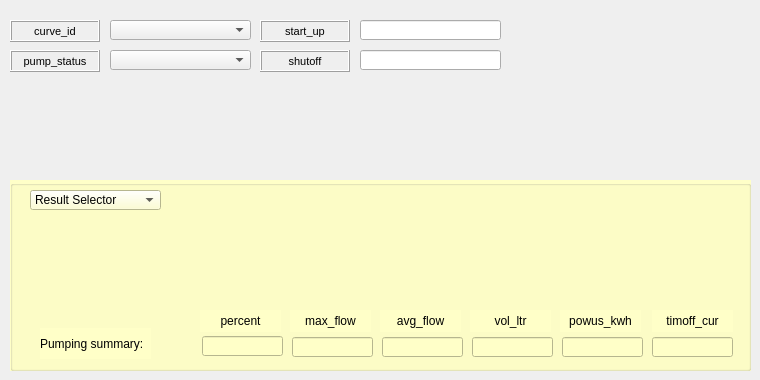
     <widget class="QWidget" name="tab_19">
      <attribute name="title">
       <string>Pump</string>
      </attribute>
      <widget class="QGroupBox" name="groupBox_16">
       <property name="geometry">
        <rect>
         <x>10</x>
         <y>180</y>
         <width>741</width>
         <height>191</height>
        </rect>
       </property>
       <property name="autoFillBackground">
        <bool>false</bool>
       </property>
       <property name="styleSheet">
        <string notr="true">background-color: rgb(255, 255, 200);</string>
       </property>
       <property name="title">
        <string/>
       </property>
       <widget class="QComboBox" name="comboBox_68">
        <property name="geometry">
         <rect>
          <x>20</x>
          <y>10</y>
          <width>131</width>
          <height>20</height>
         </rect>
        </property>
        <item>
         <property name="text">
          <string>Result Selector</string>
         </property>
        </item>
       </widget>
       <widget class="QLabel" name="label_powus_kwh">
        <property name="geometry">
         <rect>
          <x>550</x>
          <y>130</y>
          <width>81</width>
          <height>22</height>
         </rect>
        </property>
        <property name="font">
         <font>
          <pointsize>9</pointsize>
         </font>
        </property>
        <property name="frameShape">
         <enum>QFrame::NoFrame</enum>
        </property>
        <property name="frameShadow">
         <enum>QFrame::Plain</enum>
        </property>
        <property name="text">
         <string>powus_kwh</string>
        </property>
        <property name="textFormat">
         <enum>Qt::AutoText</enum>
        </property>
        <property name="scaledContents">
         <bool>false</bool>
        </property>
        <property name="alignment">
         <set>Qt::AlignCenter</set>
        </property>
        <property name="margin">
         <number>3</number>
        </property>
       </widget>
       <widget class="QLabel" name="label_vol_ltr">
        <property name="geometry">
         <rect>
          <x>460</x>
          <y>130</y>
          <width>81</width>
          <height>22</height>
         </rect>
        </property>
        <property name="font">
         <font>
          <pointsize>9</pointsize>
         </font>
        </property>
        <property name="frameShape">
         <enum>QFrame::NoFrame</enum>
        </property>
        <property name="frameShadow">
         <enum>QFrame::Plain</enum>
        </property>
        <property name="text">
         <string>vol_ltr</string>
        </property>
        <property name="textFormat">
         <enum>Qt::AutoText</enum>
        </property>
        <property name="scaledContents">
         <bool>false</bool>
        </property>
        <property name="alignment">
         <set>Qt::AlignCenter</set>
        </property>
        <property name="margin">
         <number>3</number>
        </property>
       </widget>
       <widget class="QLineEdit" name="lineEdit_263">
        <property name="geometry">
         <rect>
          <x>552</x>
          <y>157</y>
          <width>81</width>
          <height>20</height>
         </rect>
        </property>
        <property name="text">
         <string/>
        </property>
       </widget>
       <widget class="QLineEdit" name="lineEdit_276">
        <property name="geometry">
         <rect>
          <x>372</x>
          <y>157</y>
          <width>81</width>
          <height>20</height>
         </rect>
        </property>
        <property name="text">
         <string/>
        </property>
       </widget>
       <widget class="QLineEdit" name="lineEdit_277">
        <property name="geometry">
         <rect>
          <x>462</x>
          <y>157</y>
          <width>81</width>
          <height>20</height>
         </rect>
        </property>
        <property name="text">
         <string/>
        </property>
       </widget>
       <widget class="QLineEdit" name="lineEdit_278">
        <property name="geometry">
         <rect>
          <x>642</x>
          <y>157</y>
          <width>81</width>
          <height>20</height>
         </rect>
        </property>
        <property name="text">
         <string/>
        </property>
       </widget>
       <widget class="QLabel" name="label_max_flow_2">
        <property name="geometry">
         <rect>
          <x>280</x>
          <y>130</y>
          <width>81</width>
          <height>22</height>
         </rect>
        </property>
        <property name="font">
         <font>
          <pointsize>9</pointsize>
         </font>
        </property>
        <property name="frameShape">
         <enum>QFrame::NoFrame</enum>
        </property>
        <property name="frameShadow">
         <enum>QFrame::Plain</enum>
        </property>
        <property name="text">
         <string>max_flow</string>
        </property>
        <property name="textFormat">
         <enum>Qt::AutoText</enum>
        </property>
        <property name="scaledContents">
         <bool>false</bool>
        </property>
        <property name="alignment">
         <set>Qt::AlignCenter</set>
        </property>
        <property name="margin">
         <number>3</number>
        </property>
       </widget>
       <widget class="QLabel" name="label_pumping_summary">
        <property name="geometry">
         <rect>
          <x>30</x>
          <y>148</y>
          <width>111</width>
          <height>31</height>
         </rect>
        </property>
        <property name="font">
         <font>
          <pointsize>9</pointsize>
         </font>
        </property>
        <property name="frameShape">
         <enum>QFrame::NoFrame</enum>
        </property>
        <property name="frameShadow">
         <enum>QFrame::Plain</enum>
        </property>
        <property name="text">
         <string>Pumping summary:</string>
        </property>
        <property name="textFormat">
         <enum>Qt::AutoText</enum>
        </property>
        <property name="scaledContents">
         <bool>false</bool>
        </property>
        <property name="alignment">
         <set>Qt::AlignLeading|Qt::AlignLeft|Qt::AlignVCenter</set>
        </property>
        <property name="wordWrap">
         <bool>true</bool>
        </property>
        <property name="margin">
         <number>3</number>
        </property>
       </widget>
       <widget class="QLabel" name="label_timoff_cur">
        <property name="geometry">
         <rect>
          <x>642</x>
          <y>130</y>
          <width>81</width>
          <height>22</height>
         </rect>
        </property>
        <property name="font">
         <font>
          <pointsize>9</pointsize>
         </font>
        </property>
        <property name="frameShape">
         <enum>QFrame::NoFrame</enum>
        </property>
        <property name="frameShadow">
         <enum>QFrame::Plain</enum>
        </property>
        <property name="text">
         <string>timoff_cur</string>
        </property>
        <property name="textFormat">
         <enum>Qt::AutoText</enum>
        </property>
        <property name="scaledContents">
         <bool>false</bool>
        </property>
        <property name="alignment">
         <set>Qt::AlignCenter</set>
        </property>
        <property name="margin">
         <number>3</number>
        </property>
       </widget>
       <widget class="QLineEdit" name="lineEdit_279">
        <property name="geometry">
         <rect>
          <x>282</x>
          <y>157</y>
          <width>81</width>
          <height>20</height>
         </rect>
        </property>
        <property name="text">
         <string/>
        </property>
       </widget>
       <widget class="QLineEdit" name="lineEdit_280">
        <property name="geometry">
         <rect>
          <x>192</x>
          <y>156</y>
          <width>81</width>
          <height>20</height>
         </rect>
        </property>
        <property name="text">
         <string/>
        </property>
       </widget>
       <widget class="QLabel" name="label_percent">
        <property name="geometry">
         <rect>
          <x>190</x>
          <y>130</y>
          <width>81</width>
          <height>22</height>
         </rect>
        </property>
        <property name="font">
         <font>
          <pointsize>9</pointsize>
         </font>
        </property>
        <property name="frameShape">
         <enum>QFrame::NoFrame</enum>
        </property>
        <property name="frameShadow">
         <enum>QFrame::Plain</enum>
        </property>
        <property name="text">
         <string>percent</string>
        </property>
        <property name="textFormat">
         <enum>Qt::AutoText</enum>
        </property>
        <property name="scaledContents">
         <bool>false</bool>
        </property>
        <property name="alignment">
         <set>Qt::AlignCenter</set>
        </property>
        <property name="margin">
         <number>3</number>
        </property>
       </widget>
       <widget class="QLabel" name="label_avg_flow">
        <property name="geometry">
         <rect>
          <x>370</x>
          <y>130</y>
          <width>81</width>
          <height>22</height>
         </rect>
        </property>
        <property name="font">
         <font>
          <pointsize>9</pointsize>
         </font>
        </property>
        <property name="frameShape">
         <enum>QFrame::NoFrame</enum>
        </property>
        <property name="frameShadow">
         <enum>QFrame::Plain</enum>
        </property>
        <property name="text">
         <string>avg_flow</string>
        </property>
        <property name="textFormat">
         <enum>Qt::AutoText</enum>
        </property>
        <property name="scaledContents">
         <bool>false</bool>
        </property>
        <property name="alignment">
         <set>Qt::AlignCenter</set>
        </property>
        <property name="margin">
         <number>3</number>
        </property>
       </widget>
      </widget>
      <widget class="QComboBox" name="comboBox_74">
       <property name="geometry">
        <rect>
         <x>110</x>
         <y>50</y>
         <width>141</width>
         <height>20</height>
        </rect>
       </property>
      </widget>
      <widget class="QLabel" name="label_start_up">
       <property name="geometry">
        <rect>
         <x>260</x>
         <y>20</y>
         <width>90</width>
         <height>22</height>
        </rect>
       </property>
       <property name="font">
        <font>
         <pointsize>8</pointsize>
        </font>
       </property>
       <property name="frameShape">
        <enum>QFrame::Box</enum>
       </property>
       <property name="frameShadow">
        <enum>QFrame::Raised</enum>
       </property>
       <property name="text">
        <string>start_up</string>
       </property>
       <property name="alignment">
        <set>Qt::AlignCenter</set>
       </property>
       <property name="margin">
        <number>3</number>
       </property>
      </widget>
      <widget class="QLabel" name="label_pump_status">
       <property name="geometry">
        <rect>
         <x>10</x>
         <y>50</y>
         <width>90</width>
         <height>22</height>
        </rect>
       </property>
       <property name="font">
        <font>
         <pointsize>8</pointsize>
        </font>
       </property>
       <property name="frameShape">
        <enum>QFrame::Box</enum>
       </property>
       <property name="frameShadow">
        <enum>QFrame::Raised</enum>
       </property>
       <property name="text">
        <string>pump_status</string>
       </property>
       <property name="alignment">
        <set>Qt::AlignCenter</set>
       </property>
       <property name="margin">
        <number>3</number>
       </property>
      </widget>
      <widget class="QComboBox" name="comboBox_73">
       <property name="geometry">
        <rect>
         <x>110</x>
         <y>20</y>
         <width>141</width>
         <height>20</height>
        </rect>
       </property>
      </widget>
      <widget class="QLabel" name="label_shutoff">
       <property name="enabled">
        <bool>true</bool>
       </property>
       <property name="geometry">
        <rect>
         <x>260</x>
         <y>50</y>
         <width>90</width>
         <height>22</height>
        </rect>
       </property>
       <property name="sizePolicy">
        <sizepolicy hsizetype="Preferred" vsizetype="Preferred">
         <horstretch>0</horstretch>
         <verstretch>0</verstretch>
        </sizepolicy>
       </property>
       <property name="font">
        <font>
         <pointsize>8</pointsize>
        </font>
       </property>
       <property name="statusTip">
        <string/>
       </property>
       <property name="accessibleName">
        <string/>
       </property>
       <property name="layoutDirection">
        <enum>Qt::LeftToRight</enum>
       </property>
       <property name="autoFillBackground">
        <bool>false</bool>
       </property>
       <property name="inputMethodHints">
        <set>Qt::ImhNone</set>
       </property>
       <property name="frameShape">
        <enum>QFrame::Box</enum>
       </property>
       <property name="frameShadow">
        <enum>QFrame::Raised</enum>
       </property>
       <property name="lineWidth">
        <number>1</number>
       </property>
       <property name="midLineWidth">
        <number>0</number>
       </property>
       <property name="text">
        <string>shutoff</string>
       </property>
       <property name="alignment">
        <set>Qt::AlignCenter</set>
       </property>
       <property name="wordWrap">
        <bool>false</bool>
       </property>
       <property name="margin">
        <number>3</number>
       </property>
      </widget>
      <widget class="QLineEdit" name="lineEdit_248">
       <property name="geometry">
        <rect>
         <x>360</x>
         <y>20</y>
         <width>141</width>
         <height>20</height>
        </rect>
       </property>
       <property name="text">
        <string/>
       </property>
      </widget>
      <widget class="QLabel" name="label_curve_id">
       <property name="geometry">
        <rect>
         <x>10</x>
         <y>20</y>
         <width>90</width>
         <height>22</height>
        </rect>
       </property>
       <property name="font">
        <font>
         <pointsize>8</pointsize>
        </font>
       </property>
       <property name="frameShape">
        <enum>QFrame::Box</enum>
       </property>
       <property name="frameShadow">
        <enum>QFrame::Raised</enum>
       </property>
       <property name="text">
        <string>curve_id</string>
       </property>
       <property name="alignment">
        <set>Qt::AlignCenter</set>
       </property>
       <property name="margin">
        <number>3</number>
       </property>
      </widget>
      <widget class="QLineEdit" name="lineEdit_249">
       <property name="geometry">
        <rect>
         <x>360</x>
         <y>50</y>
         <width>141</width>
         <height>20</height>
        </rect>
       </property>
       <property name="text">
        <string/>
       </property>
      </widget>
     </widget>
